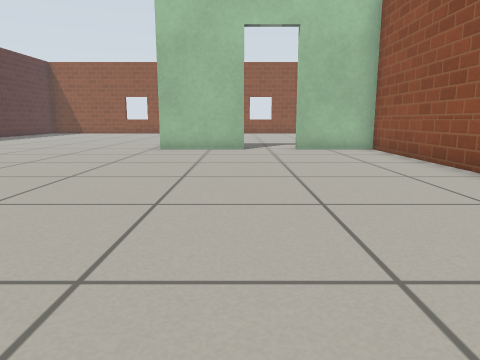
View 1 (above)

22 first-person views from a walk through a robot-simulator world made for Gazebo. The camera is 0.5 m above the floor, tilts 10° down and sees 70° across. The floor is counted in squares, 0.5 m on a side. Each view is taken from the middle of a square. On the plan, view 1 faces up. The plan holds only what a view shows up to about 13 squares ahead; the rest is blank. Simple patterns stand in for the simulator's built-in surfaces.

View 2
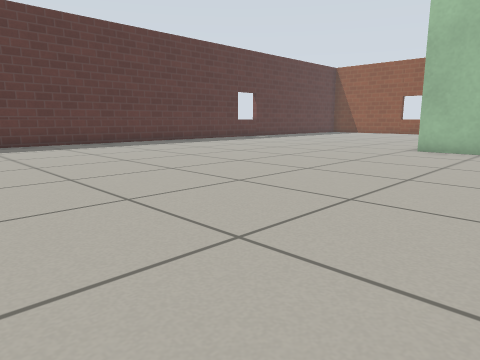

View 3
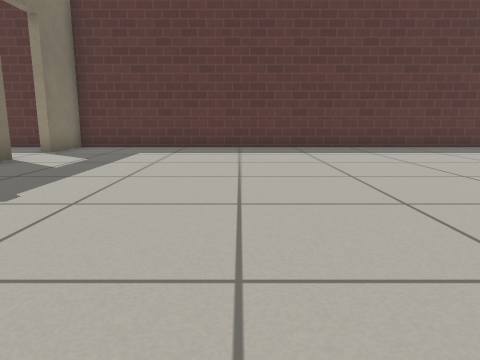

View 4
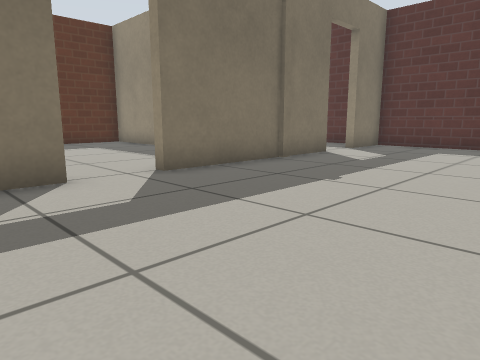

View 5
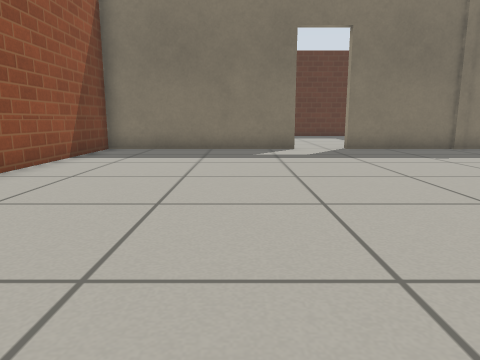

View 6
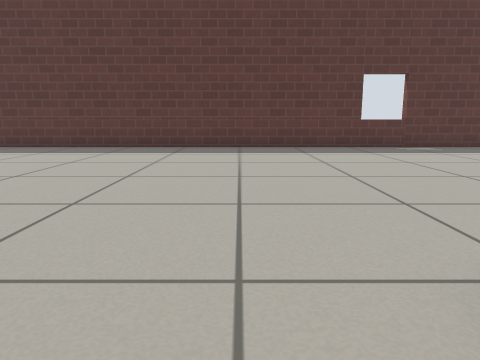

View 7
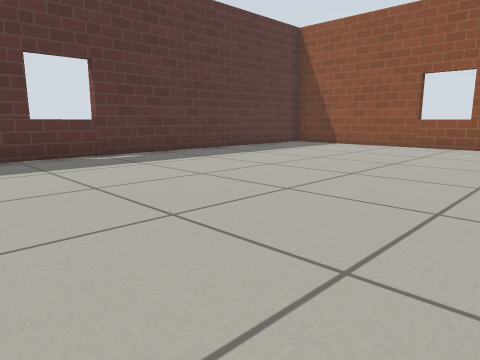

View 8
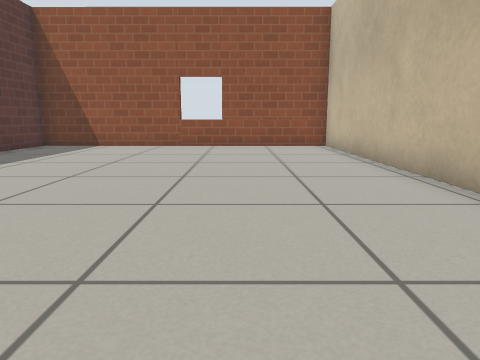

View 9
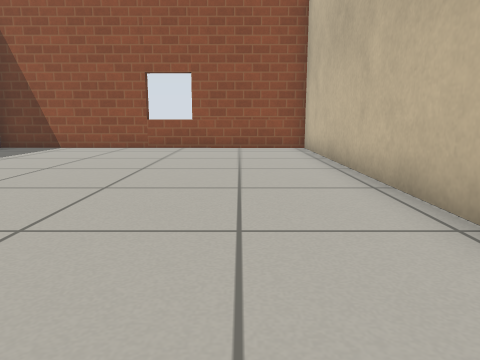

View 10
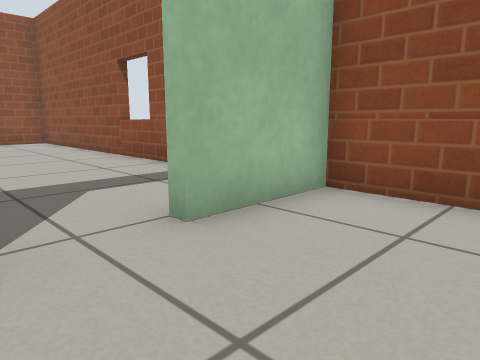

View 11
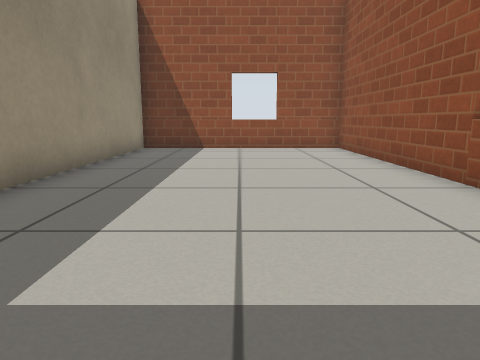

View 12
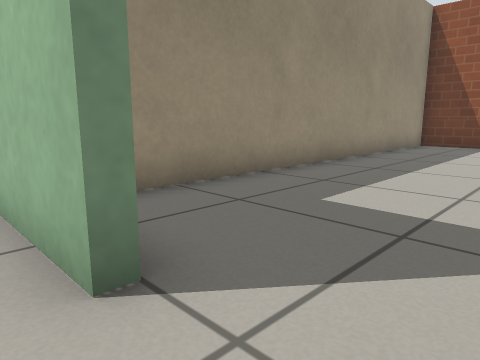

View 13
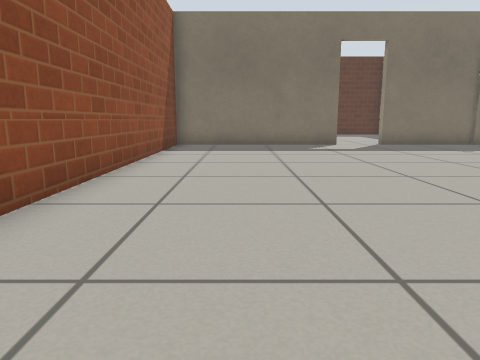

View 14
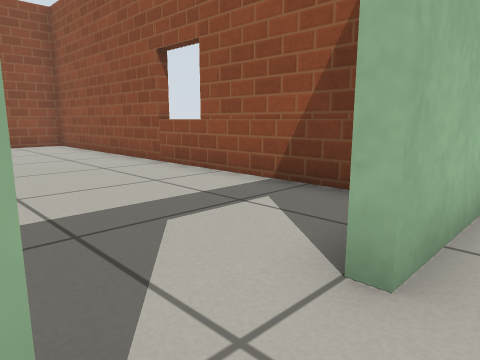

View 15
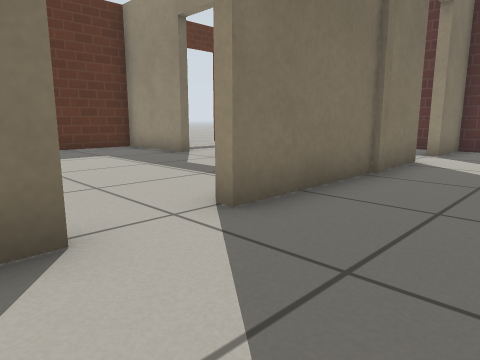

View 16
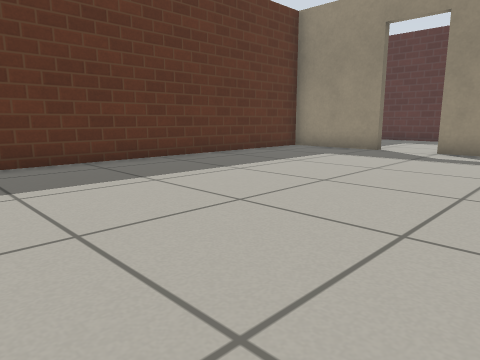

View 17
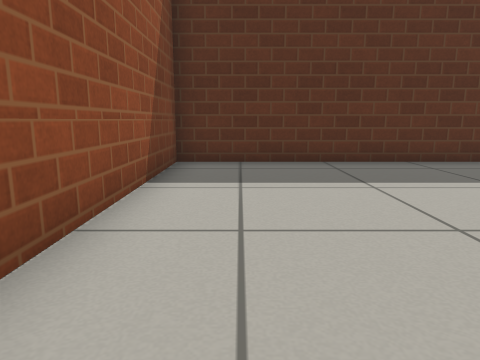

View 18
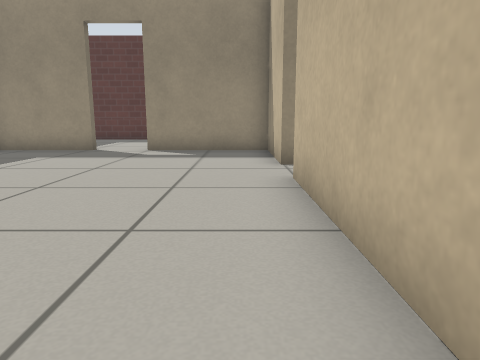

View 19
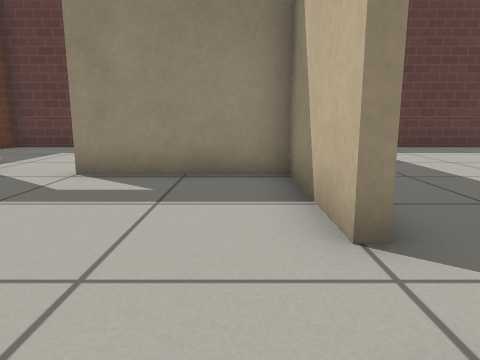

View 20
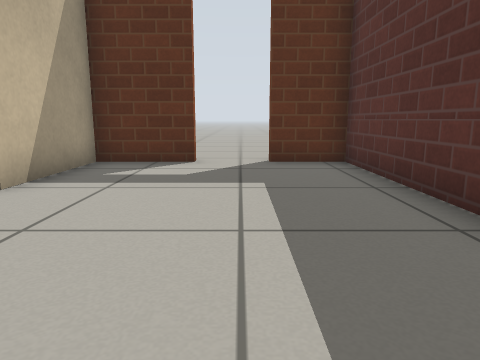

View 21
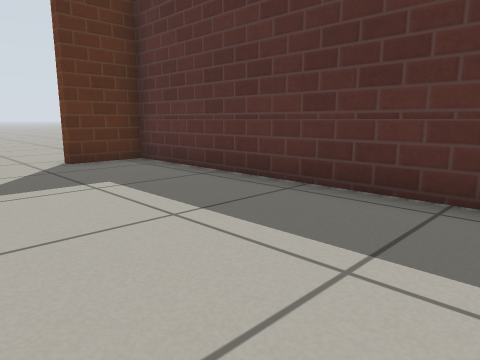

View 22
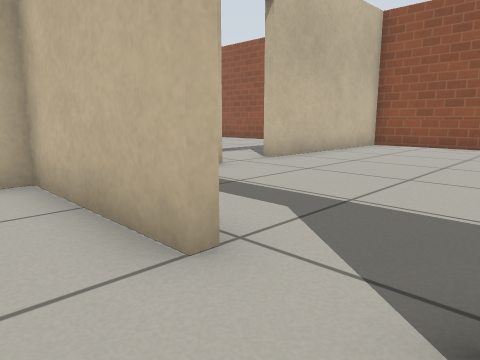

### Floor plan
Points are (right, up) in squares from view 1. A wall is a line through its corners. A room is listed if a view was taken in it or the views show most of it. See-through windows are left out.
Room 1 (views 1, 2, 3, 4, 5, 6, 7, 8, 9, 10, 12, 13, 14, 15)
walls: (0.3, 11.7) (-2.7, 11.7); (-2.7, 16.1) (-2.7, 25.2) (-13.5, 25.3) (-13.5, -3.8) (-11.4, -3.8); (-9.7, -3.8) (-3.6, -3.8); (-1.9, -3.8) (4.5, -3.8) (4.5, 11.7) (1.9, 11.7)
ways out: open door at (1.5, 12) to room 2; open door at (-2.5, -4) to room 3; open door at (-10.5, -4) to room 4
Room 2 (view 11)
walls: (4.5, 13.2) (4.5, 25.2) (-2.4, 25.2) (-2.4, 13.2)
ways out: open door at (1.5, 12) to room 1
Room 3 (views 16, 17, 18, 19)
walls: (-3.6, -4.1) (-7.3, -4.1) (-7.3, -8.1); (-7.3, -9.8) (-7.3, -13.2) (4.5, -13.2) (4.5, -4.1) (-1.9, -4.1)
ways out: open door at (-2.5, -4) to room 1; open door at (-7.3, -8.7) to room 4
Room 4 (views 20, 21, 22)
walls: (-7.6, -8.1) (-7.6, -4.1); (-13.5, -4.6) (-13.5, -13.2) (-11.6, -13.2); (-10, -13.2) (-7.6, -13.2) (-7.6, -9.9)
ways out: open door at (-10.5, -4) to room 1; open door at (-7.3, -8.7) to room 3; open door at (-10.5, -13)

Where each view was taken, in squares from view 1:
view 1: 0 up, 0 right, facing up
view 2: 0 up, 1 right, facing up-left
view 3: 2 up, 1 left, facing left
view 4: 2 up, 0 right, facing down-left
view 5: 8 up, 0 right, facing down
view 6: 10 up, 1 left, facing left
view 7: 12 up, 4 left, facing up-left
view 8: 12 up, 6 left, facing up
view 9: 13 up, 5 left, facing up
view 10: 9 up, 0 right, facing up-right
view 11: 13 up, 1 right, facing up
view 12: 11 up, 2 right, facing up-left
view 13: 10 up, 2 right, facing down
view 14: 11 up, 0 right, facing up-right
view 15: 1 down, 1 left, facing down-left
view 16: 5 down, 4 right, facing down-left
view 17: 5 down, 3 right, facing down
view 18: 5 down, 4 right, facing left
view 19: 5 down, 1 left, facing left
view 20: 5 down, 11 left, facing down
view 21: 5 down, 9 left, facing down-left
view 22: 10 down, 9 left, facing up-right
